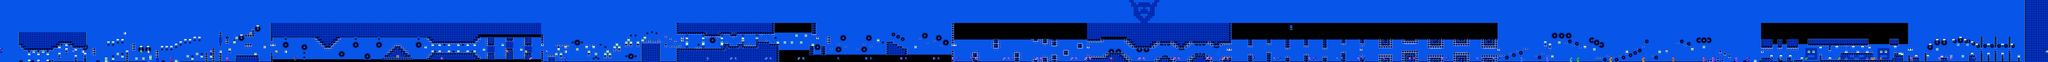

This is a level from a 2D game, rendered from its Tiled map with the project's own tilesets. A one-line summary and the map file follow, with tile-layer data summarised:
An orthogonal 878x27 tile map with 16x16 px tiles, 2 tile layers (SP, ...), 2 tilesets.

<map version="1.10" tiledversion="1.11.2" orientation="orthogonal" renderorder="right-down" width="878" height="27" tilewidth="16" tileheight="16" infinite="0" nextlayerid="3" nextobjectid="1">
 <editorsettings>
  <chunksize width="16" height="27" />
  <export target="electroman.csv" format="csv" />
 </editorsettings>
 <tileset firstgid="1" name="famidash" tilewidth="16" tileheight="16" tilecount="256" columns="16">
  <image source="../../../GRAPHICS/famidash.bmp" width="256" height="256" />
 </tileset>
 <tileset firstgid="257" name="sprites" tilewidth="16" tileheight="16" tilecount="256" columns="16">
  <image source="../../../GRAPHICS/sprites.png" width="256" height="256" />
 </tileset>
 <layer id="1" width="878" height="27">
  <data>[23706 cells, 23706 non-empty, 70 distinct tile ids]</data>
 </layer>
 <layer id="2" name="SP" width="878" height="27">
  <data>[23706 cells, 300 non-empty, 70 distinct tile ids]</data>
 </layer>
</map>